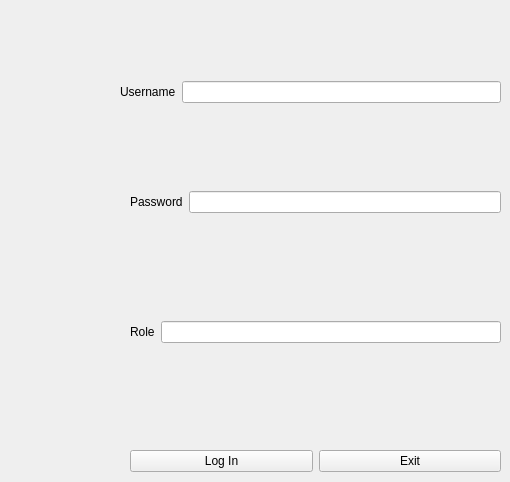
      <widget class="QWidget" name="page_5">
       <widget class="QWidget" name="layoutWidget_2">
        <property name="geometry">
         <rect>
          <x>130</x>
          <y>320</y>
          <width>371</width>
          <height>24</height>
         </rect>
        </property>
        <layout class="QHBoxLayout" name="horizontalLayout_5">
         <item>
          <widget class="QLabel" name="label_7">
           <property name="text">
            <string>Role</string>
           </property>
          </widget>
         </item>
         <item>
          <widget class="QLineEdit" name="role_3"/>
         </item>
        </layout>
       </widget>
       <widget class="QWidget" name="layoutWidget_3">
        <property name="geometry">
         <rect>
          <x>130</x>
          <y>190</y>
          <width>371</width>
          <height>24</height>
         </rect>
        </property>
        <layout class="QHBoxLayout" name="horizontalLayout_6">
         <item>
          <widget class="QLabel" name="label_8">
           <property name="text">
            <string>Password</string>
           </property>
          </widget>
         </item>
         <item>
          <widget class="QLineEdit" name="password_3">
           <property name="echoMode">
            <enum>QLineEdit::Password</enum>
           </property>
          </widget>
         </item>
        </layout>
       </widget>
       <widget class="QWidget" name="layoutWidget_4">
        <property name="geometry">
         <rect>
          <x>120</x>
          <y>80</y>
          <width>381</width>
          <height>24</height>
         </rect>
        </property>
        <layout class="QHBoxLayout" name="horizontalLayout_7">
         <item>
          <widget class="QLabel" name="label_9">
           <property name="text">
            <string>Username</string>
           </property>
          </widget>
         </item>
         <item>
          <widget class="QLineEdit" name="username_3"/>
         </item>
        </layout>
       </widget>
       <widget class="QWidget" name="layoutWidget_5">
        <property name="geometry">
         <rect>
          <x>130</x>
          <y>450</y>
          <width>371</width>
          <height>23</height>
         </rect>
        </property>
        <layout class="QHBoxLayout" name="horizontalLayout_8">
         <item>
          <widget class="QPushButton" name="pushButton_13">
           <property name="text">
            <string>Log In</string>
           </property>
          </widget>
         </item>
         <item>
          <widget class="QPushButton" name="pushButton_14">
           <property name="text">
            <string>Exit</string>
           </property>
          </widget>
         </item>
        </layout>
       </widget>
      </widget>
